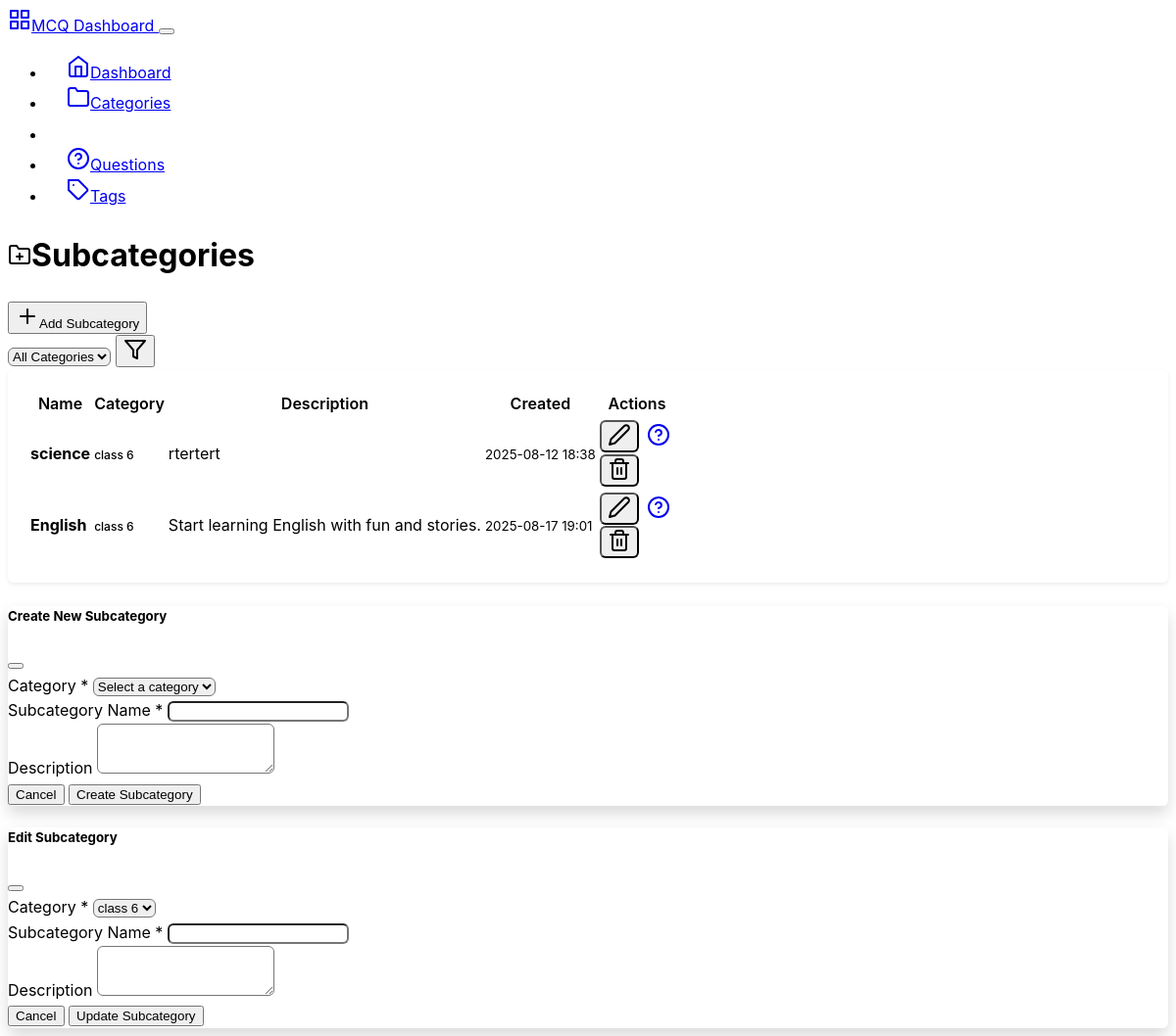
The app's page /backend/subcategories, older data.
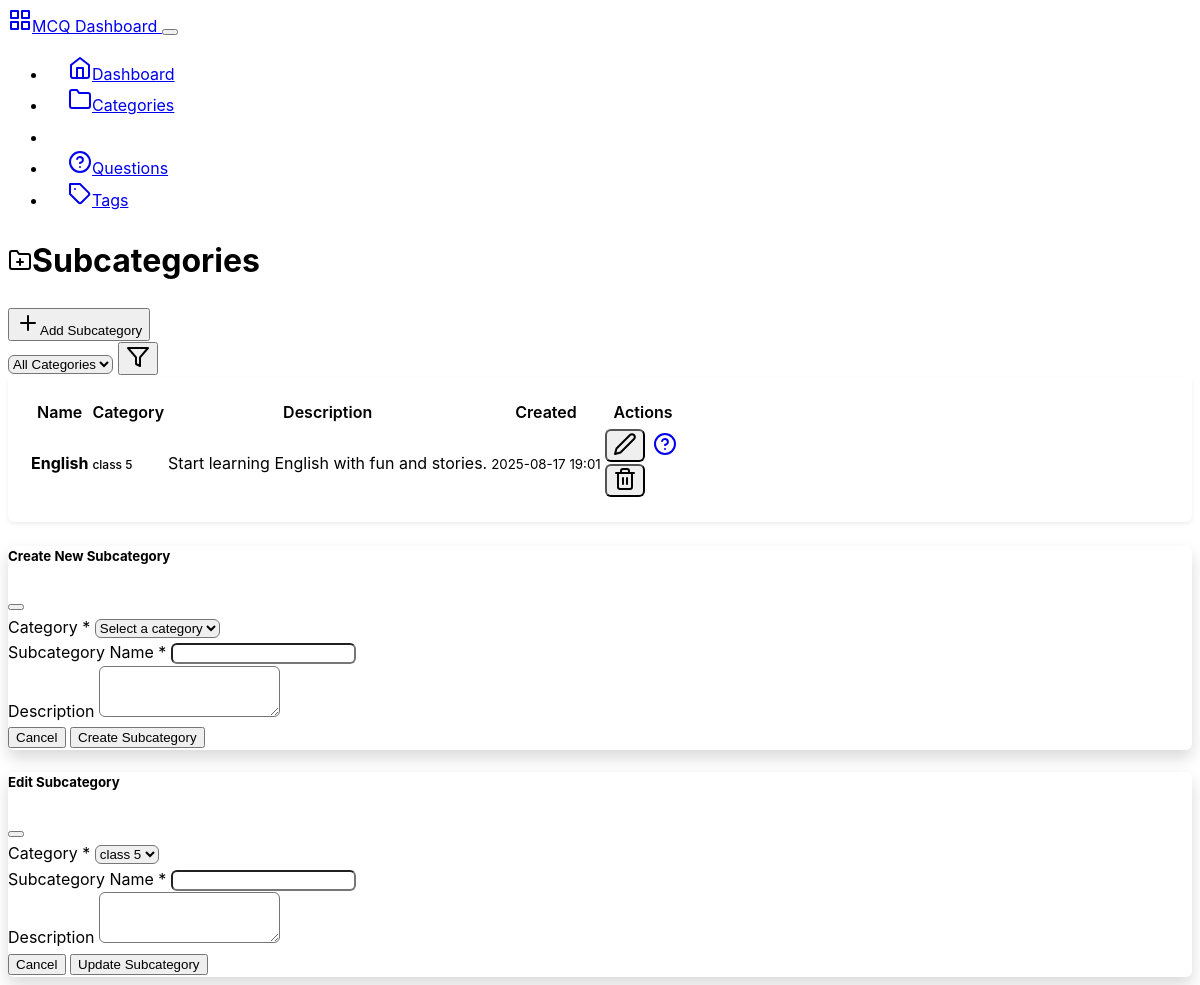
The same page, newer data.
### mcqbox/model.py (models this page shows, shortened)
class Subcategory(db.Model):
    id = db.Column(db.Integer, primary_key=True)
    name = db.Column(db.String(50), nullable=False)
    category_id = db.Column(db.Integer, db.ForeignKey('category.id'), nullable=False)
    category = db.relationship('Category', backref=db.backref('subcategories', lazy=True))
    description = db.Column(db.String(200), nullable=True)
    created_at = db.Column(db.DateTime, server_default=db.func.now())
    updated_at = db.Column(db.DateTime, server_default=db.func.now(), onupdate=db.func.now())

class Category(db.Model):
    id = db.Column(db.Integer, primary_key=True)
    name = db.Column(db.String(50), nullable=False, unique=True)
    description = db.Column(db.String(200), nullable=True)
    created_at = db.Column(db.DateTime, server_default=db.func.now())
    updated_at = db.Column(db.DateTime, server_default=db.func.now(), onupdate=db.func.now())

### mcqbox/backend/route.py (the view)
@app.route('/backend/subcategories')
def subcategories():
    category_id = request.args.get('category_id', type=int)
    categories_list = Category.query.all()
    if category_id:
        subcategories_list = Subcategory.query.filter_by(category_id=category_id).all()
        selected_category = Category.query.get(category_id)
    else:
        subcategories_list = Subcategory.query.all()
        selected_category = None
    return render_template('subcategories.html',
                         subcategories=subcategories_list,
                         categories=categories_list,
                         selected_category=selected_category)

### mcqbox/backend/templates/subcategories.html (shortened to what the changed rows need)
{% extends "base.html" %}
{% block content %}
<div class="row">
    <div class="col-12">
        <div class="d-flex justify-content-between align-items-center mb-4">
            <h1><i data-feather="folder-plus" class="me-2"></i>Subcategories</h1>
        </div>
    </div>
</div>
<div class="row">
    <div class="col-12">
        <div class="card">
            <div class="card-body">
                {% if subcategories %}
                    <div class="table-responsive">
                        <table class="table table-hover">
                            <thead>
                                <tr>
                                    <th>Name</th>
                                    <th>Category</th>
                                    <th>Description</th>
                                    <th>Created</th>
                                    <th class="text-end">Actions</th>
                                </tr>
                            </thead>
                            <tbody>
                                {% for subcategory in subcategories %}
                                <tr>
                                    <td>
                                        <strong>{{ subcategory.name }}</strong>
                                    </td>
                                    <td>
                                        <span class="badge bg-secondary">
                                            {{ subcategory.category.name if subcategory.category.name else 'Unknown' }}
                                        </span>
                                    </td>
                                    <td>
                                        <span class="text-muted">
                                            {{ subcategory.description if subcategory.description else 'No description' }}
                                        </span>
                                    </td>
                                    <td>
                                        <small class="text-muted">{{ subcategory.created_at.strftime('%Y-%m-%d %H:%M') }}</small>
                                    </td>
                                    <td class="text-end">
                                        <div class="btn-group" role="group">
                                            <button class="btn btn-sm btn-outline-secondary"
                                                    onclick="editSubcategory('{{ subcategory.id }}', '{{ subcategory.name }}', '{{ subcategory.description }}', {{ subcategory.category_id }})"
                                                    data-bs-toggle="modal" data-bs-target="#editSubcategoryModal">
                                                <i data-feather="edit-2"></i>
                                            </button>
                                            <a href="{{ url_for('questions', subcategory_id=subcategory.id) }}"
                                               class="btn btn-sm btn-outline-primary">
                                                <i data-feather="help-circle"></i>
                                            </a>
                                            <form method="POST" action="{{ url_for('delete_subcategory', subcategory_id=subcategory.id) }}"
                                                  class="d-inline" onsubmit="return confirm('Are you sure? This will delete all questions in this subcategory.')">
                                                <button type="submit" class="btn btn-sm btn-outline-danger">
                                                    <i data-feather="trash-2"></i>
                                                </button>
                                            </form>
                                        </div>
                                    </td>
                                </tr>
                                {% endfor %}
                            </tbody>
                        </table>
                    </div>
                {% endif %}
            </div>
        </div>
    </div>
</div>
<div class="modal fade" id="editSubcategoryModal" tabindex="-1">
    <div class="modal-dialog">
        <div class="modal-content">
            <form method="POST" id="editSubcategoryForm">
                <div class="modal-body">
                    <div class="mb-3">
                        <label for="editCategoryId" class="form-label">Category *</label>
                        <select class="form-select" id="editCategoryId" name="category_id" required>
                            {% for category in categories %}
                            <option value="{{ category.id }}">{{ category.name }}</option>
                            {% endfor %}
                        </select>
                    </div>
                </div>
            </form>
        </div>
    </div>
</div>
{% endblock %}

Row changes from the older to the newer data that the page shows:
removed Subcategory: name "science", category "class 6", description "rtertert", created_at "2025-08-12 18:38"
changed through a linked row, Subcategory "English": category "class 6" → "class 5"
Text that changed along with them:
form field category_id: "class 6" → "class 5"
